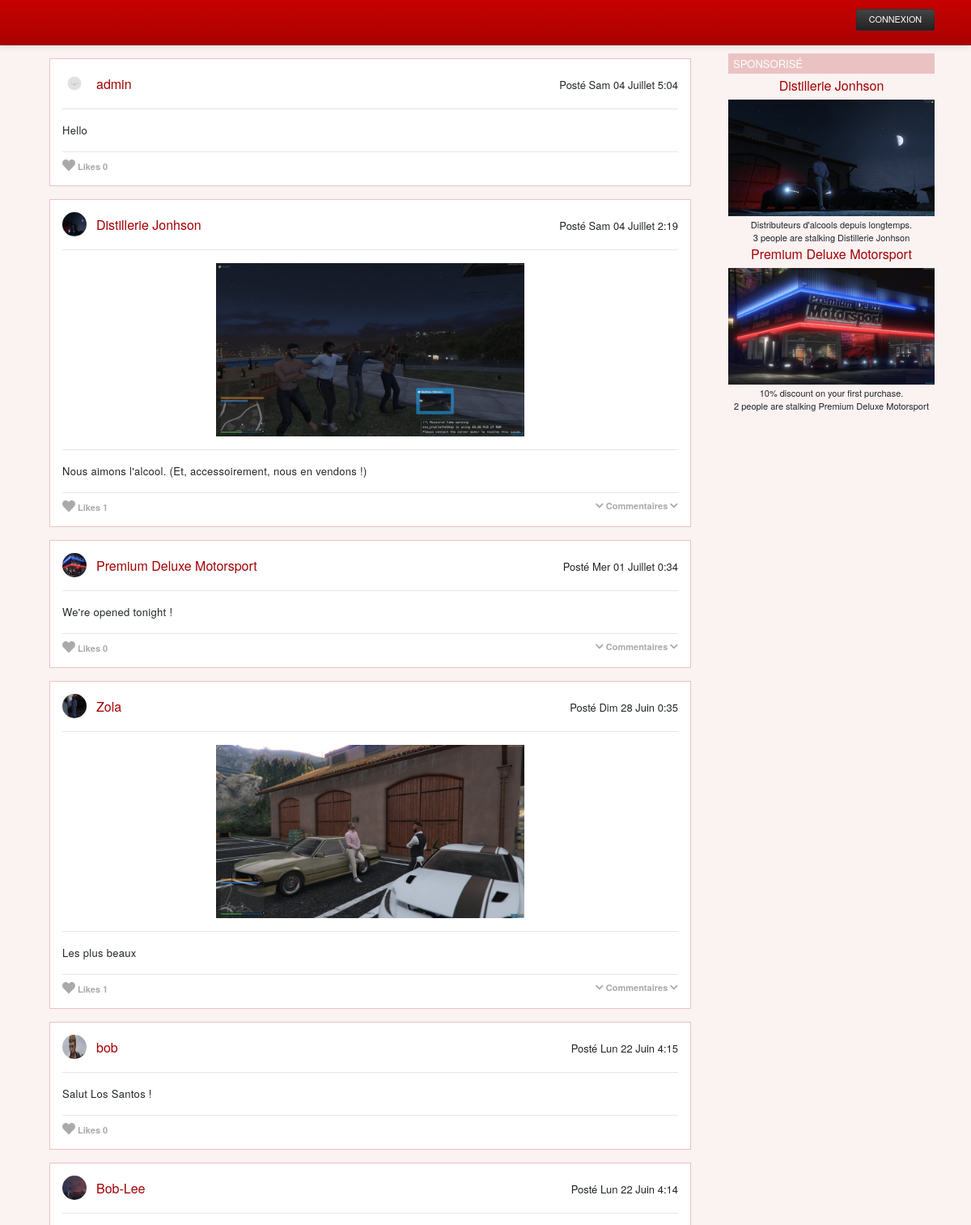
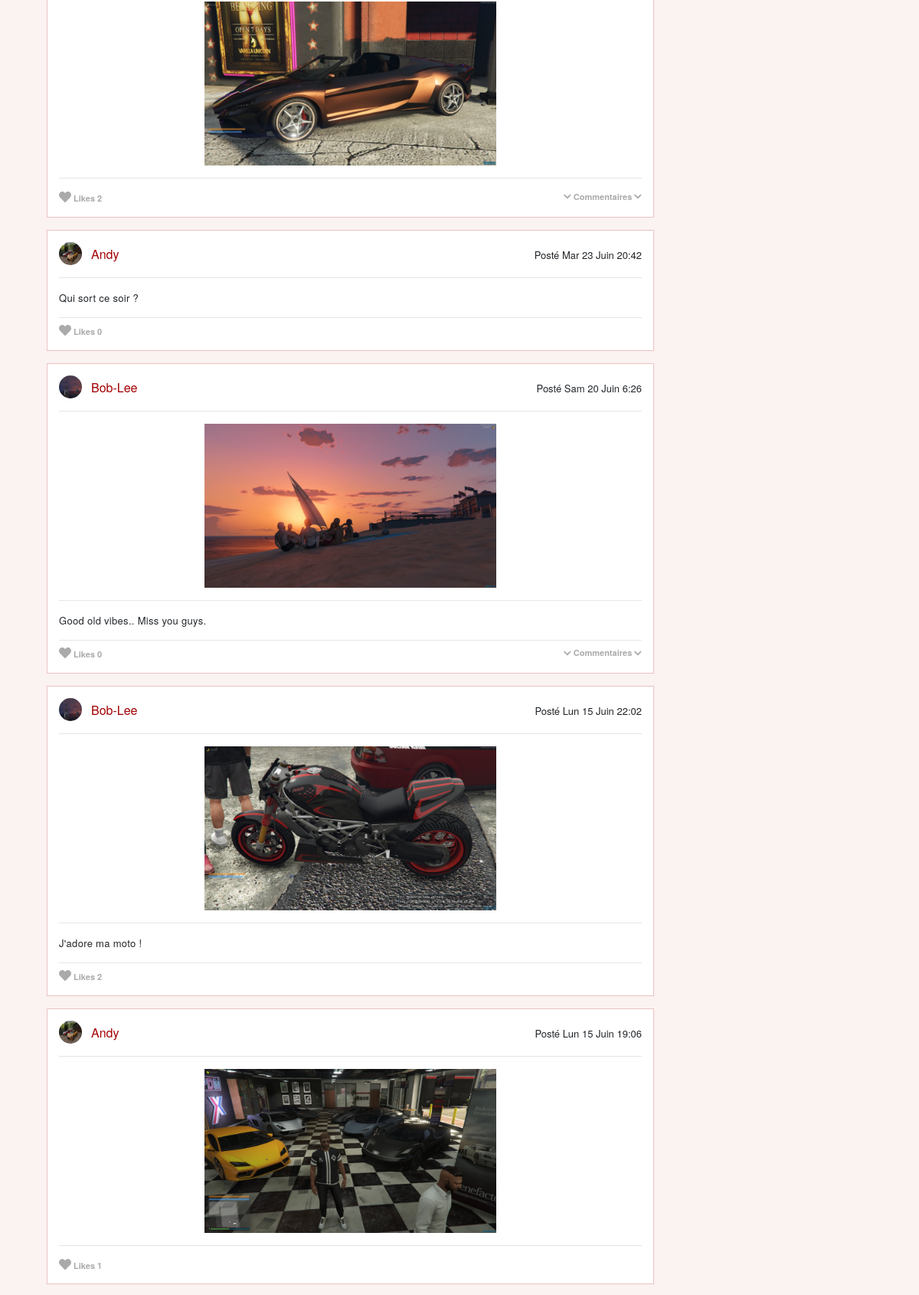
Page /dashboard.php (upper part) on the committed database (2 pictures, top to bottom).
### tables this page shows
CREATE TABLE `post` (
  `id` int(255) UNSIGNED NOT NULL,
  `usernameFK` varchar(50) NOT NULL,
  `message` varchar(420) NOT NULL,
  `image` varchar(450) DEFAULT NULL,
  `date` varchar(50) NOT NULL
);

CREATE TABLE `user` (
  `username` varchar(150) NOT NULL,
  `password` varchar(150) NOT NULL,
  `avatar` varchar(150) NOT NULL,
  `type` varchar(50) DEFAULT NULL,
  `description` varchar(150) DEFAULT NULL,
  `about` varchar(200) DEFAULT NULL
);

CREATE TABLE `ads` (
  `name` varchar(150) NOT NULL,
  `image` varchar(450) NOT NULL,
  `link` varchar(150) NOT NULL,
  `promo` varchar(50) NOT NULL
);

### dashboard.php (the view, shortened to what this page needs)
<?php
  require 'database.php';
  try{
    $adReq = 'SELECT * FROM ads ORDER BY RAND()';
    $allPosts = 'SELECT * FROM post ORDER BY ID DESC LIMIT 100';
    $allUsers = 'SELECT * FROM user';
    $likesReq = 'SELECT * FROM likes';
    $commentsReq = 'SELECT * FROM comments';
    $adReq = $conn->query($adReq);
    $ads = $adReq->fetchAll(PDO::FETCH_ASSOC);
    $allPosts = $conn->query($allPosts);
    $allPosts = $allPosts->fetchAll(PDO::FETCH_ASSOC);
    $allUsers = $conn->query($allUsers);
    $allUsers = $allUsers->fetchAll(PDO::FETCH_ASSOC);
    $likesReq = $conn->query($likesReq);
    $allLikes = $likesReq->fetchAll(PDO::FETCH_ASSOC);
    $commentsReq = $conn->query($commentsReq);
    $comments = $commentsReq->fetchAll(PDO::FETCH_ASSOC);
  }catch(PDOException $e){
    echo 'Échec lors de la requête SQL : ' . $e->getMessage();
  }
?>
<html lang="fr">
<head>
  <link rel="stylesheet" href="./assets/css/header.css">
  <link rel="stylesheet" href="./assets/css/dashboard.css">
  <link rel="stylesheet" href="./assets/css/index.css">
  <link rel="stylesheet" href="https://stackpath.bootstrapcdn.com/bootstrap/4.3.1/css/bootstrap.min.css">
  <link rel="stylesheet" href="https://cdnjs.cloudflare.com/ajax/libs/font-awesome/5.13.0/css/all.min.css">
</head>
<body>
  <?php require('header.php'); ?>
  <?php if(empty($_SESSION['username'])): ?>
  <div class="container">
    <div class="row">
      <div class="col-9 posts nomargin">
        <?php
          foreach($allPosts as $key){
            $comment = [];
            $i2 = 0;
            foreach($comments as $comm){
              if($key['id'] == $comm['idPost']){
                $comment[$i2] = $comm;
                $i2 = $i2+1;
              }
            }
            foreach($allUsers as $user){
              if($user['username'] == $key['usernameFK']){
                $userPost = $user;
              }
            }
            $i = 0;
            foreach($allLikes as $like){
              if($like['id'] == $key['id']){
                $i = $i+1;
              }
              $likeCount = $i;
            }
            if($key['image'] != 'NULL' && $key['message'] != "NULL"){
              echo '<div class="post">';
                echo '<div class="postBanner">';
                  echo '<img src="'.$userPost['avatar'].'" alt="Profile Picture" draggable="false" width="65px"/>';
                  echo '<a href="index.php?username='.$userPost['username'].'">'.$key['usernameFK'].'</a>';
                  echo '<span>Posté '.$key['date'].'</span>';
                echo '</div>';
                  echo '<hr/>';
                echo '<div class="postImage">';
                  echo '<img src="'.$key['image'].'" alt="'.$key['message'].'" width="50%"/>';
                  echo '<hr/>';
                echo '</div>';
                echo '<div class="postContent">';
                  echo '<p>'.$key['message'].'</p>';
                echo '</div>';
                echo '<div class="postFooter">';
                  echo '<hr style="margin-top: 0.5rem;margin-bottom: 0.5rem;" />';
                  echo '<button style="border:none;background:none;outline:none;cursor:default;"><i class="fas fa-heart"></i></button><span> Likes '.$likeCount.'</span>';
                  echo (!empty($comment)) ? '<span class="displayComms" style="cursor:pointer;float:right;"><i class="fas fa-chevron-down"></i> Commentaires <i class="fas fa-chevron-down"></i></i></span>' : "";
                echo '</div>';
              echo '</div>';
            }
            if($key['image'] == "NULL" && $key['message'] != "NULL"){
              $i = 0;
              foreach($allLikes as $like){
                if($like['id'] == $key['id']){
                  $i = $i+1;
                }
                $likeCount = $i;
              }
              echo '<div class="post">';
                echo '<div class="postBanner">';
                  echo '<img src="'.$userPost['avatar'].'" alt="Profile Picture" draggable="false" width="65px"/>';
                  echo '<a href="index.php?username='.$userPost['username'].'">'.$key['usernameFK'].'</a>';
                  echo '<span>Posté '.$key['date'].'</span>';
                echo '</div>';
                  echo '<hr/>';
                echo '<div class="postContent">';
                  echo '<p>'.$key['message'].'</p>';
                echo '</div>';
                echo '<div class="postFooter">';
                  echo '<hr style="margin-top: 0.5rem;margin-bottom: 0.5rem;" />';
                  echo '<button style="border:none;background:none;outline:none;cursor:default;"><i class="fas fa-heart"></i></button><span> Likes '.$likeCount.'</span>';
                  echo (!empty($comment)) ? '<span class="displayComms" style="cursor:pointer;float:right;"><i class="fas fa-chevron-down"></i> Commentaires <i class="fas fa-chevron-down"></i></i></span>' : "";
                echo '</div>';
              echo '</div>';
            }
            if($key['message'] == "NULL"){
              $i = 0;
              foreach($allLikes as $like){
                if($like['id'] == $key['id']){
                  $i = $i+1;
                }
                $likeCount = $i;
              }
              echo '<div class="post">';
                echo '<div class="postBanner">';
                  echo '<img src="'.$userPost['avatar'].'" alt="Profile Picture" draggable="false" width="65px"/>';
                  echo '<a href="index.php?username='.$userPost['username'].'">'.$key['usernameFK'].'</a>';
                  echo '<span>Posté '.$key['date'].'</span>';
                echo '</div>';
                  echo '<hr/>';
                echo '<div class="postImage">';
                  echo '<img src="'.$key['image'].'" alt="Post Picture" width="50%"/>';
                echo '</div>';
                echo '<div class="postFooter">';
                  echo '<hr/>';
                  echo '<button style="border:none;background:none;outline:none;cursor:default;"><i class="fas fa-heart"></i></button><span> Likes '.$likeCount.'</span>';
                  echo (!empty($comment)) ? '<span class="displayComms" style="cursor:pointer;float:right;"><i class="fas fa-chevron-down"></i> Commentaires <i class="fas fa-chevron-down"></i></i></span>' : "";
                echo '</div>';
              echo '</div>';
            }
          }
        ?>
      </div>
      <div class="col-3 ads">
        <h3>Sponsorisé</h3>
        <?php
          foreach($ads as $val){
            $adStalking = [];
            $adStalkers = 'SELECT COUNT(*) as stalkers FROM stalking WHERE stalked = "'.$val['name'].'";';
            $adStalkers = $conn->query($adStalkers);
            $adStalkers = $adStalkers->fetch(PDO::FETCH_ASSOC);
            array_push($adStalking, $val['name'], $adStalkers['stalkers']);
            echo '<div class="ad">';
              echo '<h5><a href="'.$val['link'].'">'.$val['name'].'</a></h5>';
              echo '<a href="'.$val['link'].'"><img src="'.$val['image'].'" width="100%" alt="'.$val['name'].'"></a>';
              echo '<p>'.$val['promo'].'</p>';
              echo '<p>'.$adStalking["1"].' people are stalking '.$val['name'].'</p>';
            echo '</div>';
          }
        ?>
      </div>
    </div>
  </div>
  <?php endif; ?>
</body>
</html>

### assets/css/header.css (style rules this page uses)
* { box-sizing: border-box; padding: 0px; margin: 0px; font-family: "Helvetica Neue", Helvetica, Arial, sans-serif; }
:root { --mainpink: #FBF2F2; --borderCol: #EBC2C2; --descBg: #F7E5E5; }
body { font-size: calc(1vw + 1vh + .5vmin); background-color: var(--mainpink)!important; }

### assets/css/dashboard.css (style rules this page uses)
.ads h3 { background-color: #EBC2C2; color: #fff; font-size: 13px; line-height: 1; margin: 10px 0 5px; padding: 6px; text-transform: uppercase; }
.ads h5 { font-size: 16px; }
.ad a { color: #a30002; }
.ad p { font-size: 11px; line-height: 1.15; margin: 5px 0; }
@media only screen and (max-width: 1550px) { .posts { margin-top: 5%; } }
.nomargin { margin: 0 auto!important; }

### assets/css/index.css (style rules this page uses)
hr { margin: 20px 0; border: 0; border-top: 1px solid #eddddd; border-bottom: 1px solid #ffffff; }
.post { min-height: 130px; border: 1px solid var(--borderCol); background-color: #fff; margin: 16px; padding: 15px; }
.postBanner a { position: absolute; margin-top: 4px; margin-left: 12px; }
.postBanner a:link, .postBanner a:active, .postBanner a:visited, .postBanner a:focus { text-decoration: none; color: #A30002; }
.postContent p { font-size: 13px; letter-spacing: 0.3px; }
.postBanner span { float: right; margin-top: 7px; font-size: 13px; }
.postFooter span { font-size: 11px; color: #aaa; font-weight: bold; }
.postFooter svg { color: #aaa; }
.postImage { align-items: center; text-align: center; margin: 0 auto; }
.ads h3 { background-color: #EBC2C2; color: #fff; font-size: 13px; line-height: 1; margin: 10px 0 5px; padding: 6px; text-transform: uppercase; }
.ads h5 { font-size: 16px; }
.ad a { color: #a30002; }
.ad p { font-size: 11px; margin-bottom: 4px; margin-top: 4px; }
.ad { text-align: center; }
.postBanner img { border-radius: 50%; width: 30px; height: 30px; }

### rows in the picture
post: user.avatar (placeholder picture), usernameFK "admin", date "Sam 04 Juillet 5:04", message "Hello", likeCount "0"
post: user.avatar (picture), usernameFK "Distillerie Jonhson", date "Sam 04 Juillet 2:19", image (picture), message "Nous aimons l'alcool. (Et, accessoirement, nous en vendons !)", likeCount "1", shows "Commentaires"
post: user.avatar (picture), usernameFK "Premium Deluxe Motorsport", date "Mer 01 Juillet 0:34", message "We're opened tonight !", likeCount "0", shows "Commentaires"
post: user.avatar (picture), usernameFK "Zola", date "Dim 28 Juin 0:35", image (picture), message "Les plus beaux", likeCount "1", shows "Commentaires"
post: user.avatar (picture), usernameFK "bob", date "Lun 22 Juin 4:15", message "Salut Los Santos !", likeCount "0"
post: user.avatar (picture), usernameFK "Bob-Lee", date "Lun 22 Juin 4:14", image (picture), likeCount "2", shows "Commentaires"
post: user.avatar (picture), usernameFK "Andy", date "Mar 23 Juin 20:42", message "Qui sort ce soir ?", likeCount "0"
post: user.avatar (picture), usernameFK "Bob-Lee", date "Sam 20 Juin 6:26", image (picture), message "Good old vibes.. Miss you guys.", likeCount "0", shows "Commentaires"
post: user.avatar (picture), usernameFK "Bob-Lee", date "Lun 15 Juin 22:02", image (picture), message "J'adore ma moto !", likeCount "2"
post: user.avatar (picture), usernameFK "Andy", date "Lun 15 Juin 19:06", image (picture), likeCount "1"
ads: name "Distillerie Jonhson", image (picture), promo "Distributeurs d'alcools depuis longtemps.", 1 "3"
ads: name "Premium Deluxe Motorsport", image+name (picture), promo "10% discount on your first purchase.", 1 "2"
